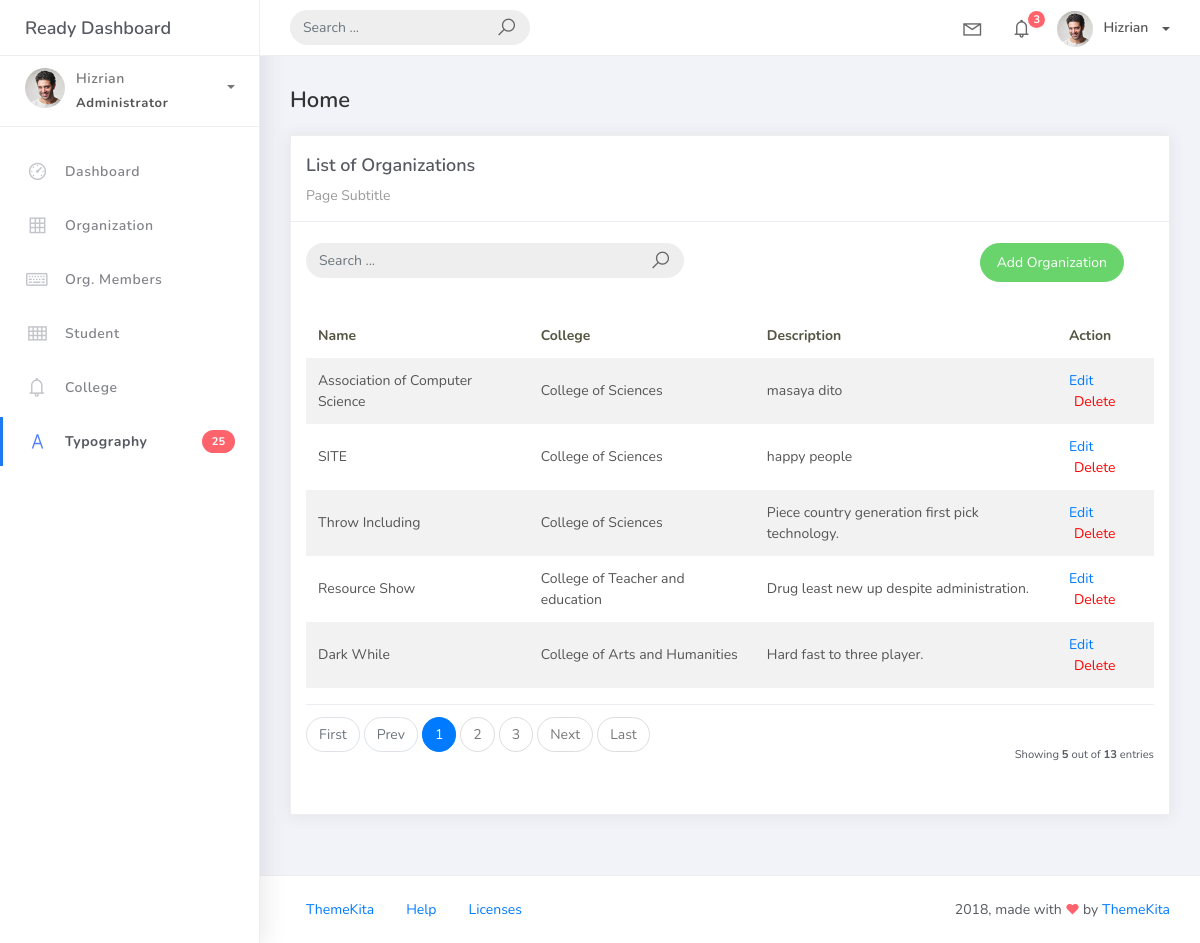
The page /organization_list/ on the database its author committed.
### studentorg/models.py (models this page shows, shortened)
class BaseModel(models.Model):
    created_at = models.DateTimeField(auto_now_add=True, db_index=True)
    updated_at = models.DateTimeField(auto_now=True)
    class Meta:
        abstract = True

class Organization(BaseModel):
    name = models.CharField(max_length=250)
    college = models.ForeignKey(
        College,
        null=True,
        blank=True,
        on_delete=models.CASCADE
    )
    description = models.CharField(max_length=500)

class College(BaseModel):
    college_name = models.CharField(max_length=150)
    def __str__(self):
        return self.college_name

### studentorg/views.py (the view)
# urls.py: path('organization_list/', OrganizationList.as_view(), name='organization-list'),
class OrganizationList(ListView):
    model = Organization
    template_name = 'org_list.html'
    context_object_name = 'organizations'
    paginate_by = 5

### templates/org_list.html (shortened to what this page needs)
{% extends 'base.html' %}
{% load static %}
{% block content %}
<div class="content">
    <div class="container-fluid">
        <h4 class="page-title">Home</h4>
        <div class="row">
            <div class="col-md-12">
                <div class="card">
                    <div class="card-header">
                        <div class="card-title">List of Organizations</div>
                        <div class="card-category">Page Subtitle</div>
                    </div>
                    <br />
                    <div class="col-md-12 row">
                        <div class="col-md-6">
                            <form class="navbar-left navbar-form nav-search mr-md-3" action="">
                                <div class="input-group">
                                    <input
                                        type="text"
                                        placeholder="Search ..."
                                        class="form-control"
                                    />
                                    <div class="input-group-append">
                                        <span class="input-group-text">
                                            <i class="la la-search search-icon"></i>
                                        </span>
                                    </div>
                                </div>
                            </form>
                        </div>
                        <div class="col-md-6">
                            <div class="pull-right">
                                <a
                                    href="{% url 'organization-add' %}"
                                    class="btn btn-success btn-rounded"
                                >
                                    Add Organization
                                </a>
                            </div>
                        </div>
                    </div>
                    <div class="card-body">
                        <table class="table table-striped mt-3">
                            <thead>
                                <tr>
                                    <th scope="col">Name</th>
                                    <th scope="col">College</th>
                                    <th scope="col">Description</th>
                                    <th scope="col">Action</th>
                                </tr>
                            </thead>
                            <tbody>
                                {% for object in object_list %}
                                <tr>
                                    <td>{{ object.name }}</td>
                                    <td>{{ object.college }}</td>
                                    <td>{{ object.description }}</td>
                                    <td>
                                        <a href="{% url 'organization-update' object.pk %}">
                                            Edit
                                        </a>
                                        <a href="{% url 'organization-delete' object.pk %}"
                                            style="color: red; margin-left: 5px;">
                                            Delete
                                        </a>
                                    </td>
                                </tr>
                                {% endfor %}
                            </tbody>
                        </table>
                        {% include 'includes/pagination.html' %}
                    </div>
                </div>
            </div>
        </div>
    </div>
</div>
{% endblock %}

### rows shown on the page
Organization: name "Association of Computer Science", college "College of Sciences", description "masaya dito"
Organization: name "SITE", college "College of Sciences", description "happy people"
Organization: name "Throw Including", college "College of Sciences", description "Piece country generation first pick technology."
Organization: name "Resource Show", college "College of Teacher and education", description "Drug least new up despite administration."
Organization: name "Dark While", college "College of Arts and Humanities", description "Hard fast to three player."

### other values the page prints
{{ page_num }} "1"
{{ page_num }} "2" "3"
{{ object_list.count }} "5"
{{ paginator.count }} "13"
